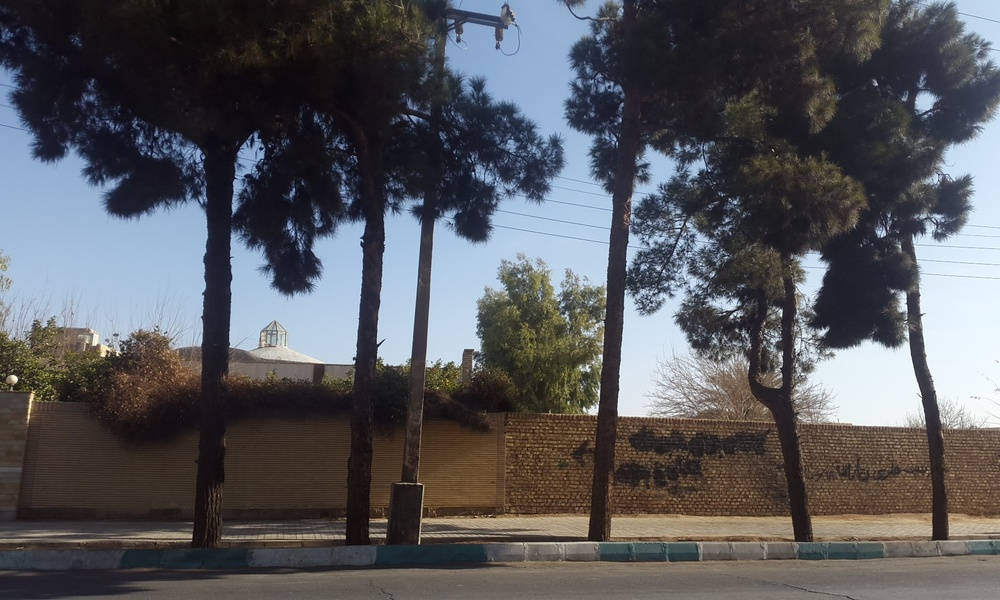
#> input picture RCNN_test/train/1_1 (23).jpg, 1000 x 600 px, shrunk from 1920 x 1152 before the run, found by its file name
$ jupyter execute append_2.ipynb   (shell and % lines are left out)
#> lines starting #> are read from the running program, lines starting #| are printed output that depends on the picture
<a href="https://colab.research.google.com/github/BLOSSOM1994/Tree_maskRcnn/blob/master/tesith/append_2.ipynb" target="_parent"></a>

[cell 1]
from skimage.color import rgb2gray
import numpy as np
import cv2
import matplotlib.pyplot as plt
from scipy import ndimage

[cell 2]
image = plt.imread('/content/1_1 (23).jpg')
#> image is the input picture: shape (600, 1000, 3); mean R, G, B 87.3, 88, 92.4
plt.imshow(image)

[cell 3]
# converting to grayscale
gray = rgb2gray(image)
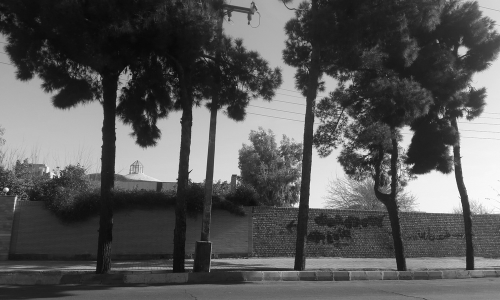
#> gray: shape (600, 1000) float64 (shown at 1/2 size); min 0.0141, max 1, mean 0.346

# defining the sobel filters
sobel_horizontal = np.array([np.array([1, 2, 1]), np.array([0, 0, 0]), np.array([-1, -2, -1])])
print(sobel_horizontal, 'is a kernel for detecting horizontal edges')

sobel_vertical = np.array([np.array([-1, 0, 1]), np.array([-2, 0, 2]), np.array([-1, 0, 1])])
print(sobel_vertical, 'is a kernel for detecting vertical edges')

[cell 4]
out_h = ndimage.convolve(gray, sobel_horizontal, mode='reflect')
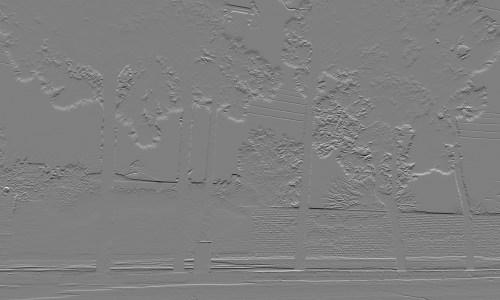
#> out_h: shape (600, 1000) float64 (shown at 1/2 size); min -3.06, max 3.05, mean 0.00184; drawn with min black and max white
out_v = ndimage.convolve(gray, sobel_vertical, mode='reflect')
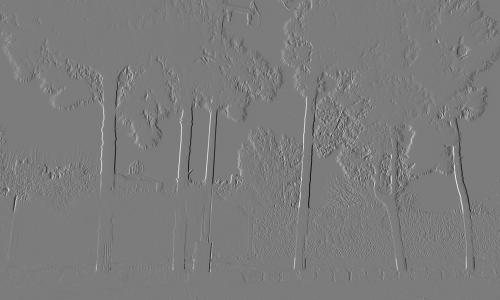
#> out_v: shape (600, 1000) float64 (shown at 1/2 size); min -3.21, max 3.39, mean -0.00269; drawn with min black and max white
# here mode determines how the input array is extended when the filter overlaps a border.

[cell 5]
plt.imshow(out_h, cmap='gray')

[cell 6]
plt.imshow(out_v, cmap='gray')

[cell 7]
kernel_laplace = np.array([np.array([-1, -1, -1]), np.array([-1, 8, -1]), np.array([-1, -1, -1])])
print(kernel_laplace, 'is a laplacian kernel')

[cell 8]
out_l = ndimage.convolve(gray, kernel_laplace, mode='reflect')
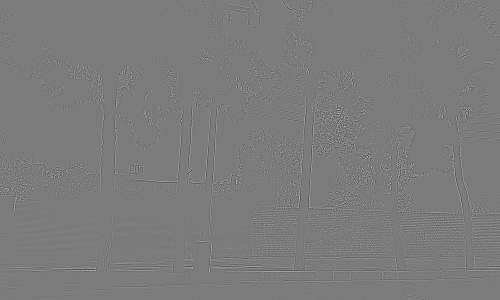
#> out_l: shape (600, 1000) float64 (shown at 1/2 size); min -3.57, max 3.77, mean 1.65e-18; drawn with min black and max white
plt.imshow(out_l, cmap='gray')

[cell 9]
kernel_laplace = np.array([np.array([-1, -1, -1,-1,-1]),np.array([-1, -1, -1,-1,-1]),np.array([-1, -1, 24,-1,-1]), np.array([-1, -1, -1,-1,-1]), np.array([-1, -1, -1,-1,-1])])
print(kernel_laplace, 'is a laplacian kernel')

[cell 10]
out_l = ndimage.convolve(gray, kernel_laplace, mode='reflect')
plt.imshow(out_l, cmap='gray')

**روش 2:**

[cell 11]
import numpy as np
import cv2
from matplotlib import pyplot as plt

[cell 12]
def sobelfilter(img):
    container = np.copy(img)
    size = container.shape
    for i in range(1, size[0] - 1):
        for j in range(1, size[1] - 1):
            gx = (img[i - 1][j - 1] + 2*img[i][j - 1] + img[i + 1][j - 1]) + (-img[i - 1][j + 1] - 2*img[i][j + 1] - img[i + 1][j + 1])
            gy = (img[i - 1][j - 1] + 2*img[i - 1][j] + img[i - 1][j + 1]) + (-img[i + 1][j - 1] - 2*img[i + 1][j] - img[i + 1][j + 1])
            container[i][j] = min(255, np.sqrt(gx**2 + gy**2))
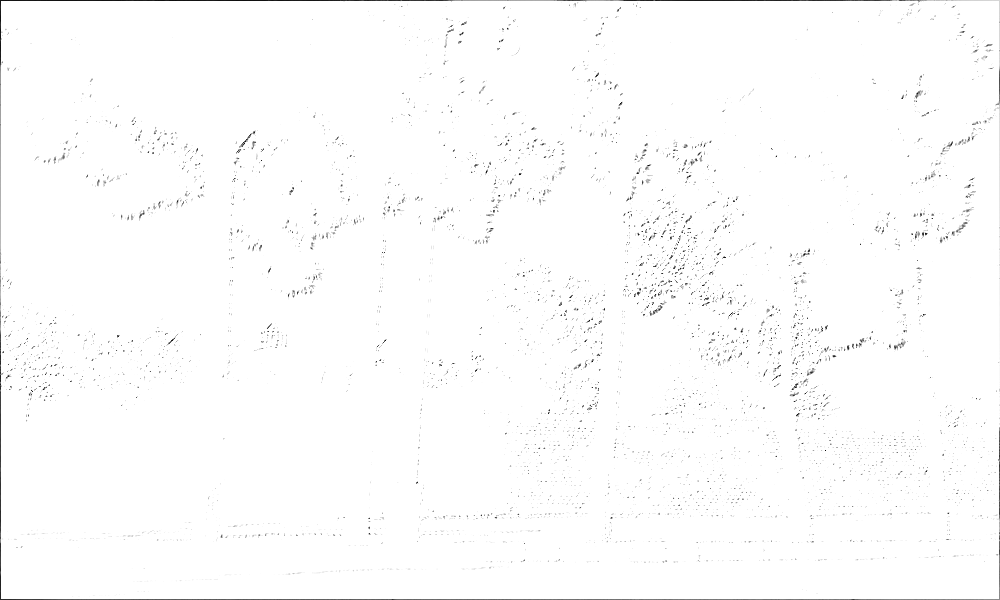
#> container: shape (600, 1000); min 5, max 255, mean 252.7
    print(container)
#> (printed output is left out)
    return container
    pass

[cell 13]
img = cv2.imread("/content/1_1 (23).jpg")
plt.imshow(img)

[cell 14]
img = cv2.cvtColor(img, cv2.COLOR_BGR2GRAY)
plt.imshow(img)

[cell 15]
img = sobelfilter(img)
img = cv2.cvtColor(img, cv2.COLOR_GRAY2RGB)
#> img: shape (600, 1000, 3)
plt.imshow(img)
plt.show()

$ run again, with RCNN_test/train/1_1 (1).JPG copied over RCNN_test/train/1_1 (23).jpg
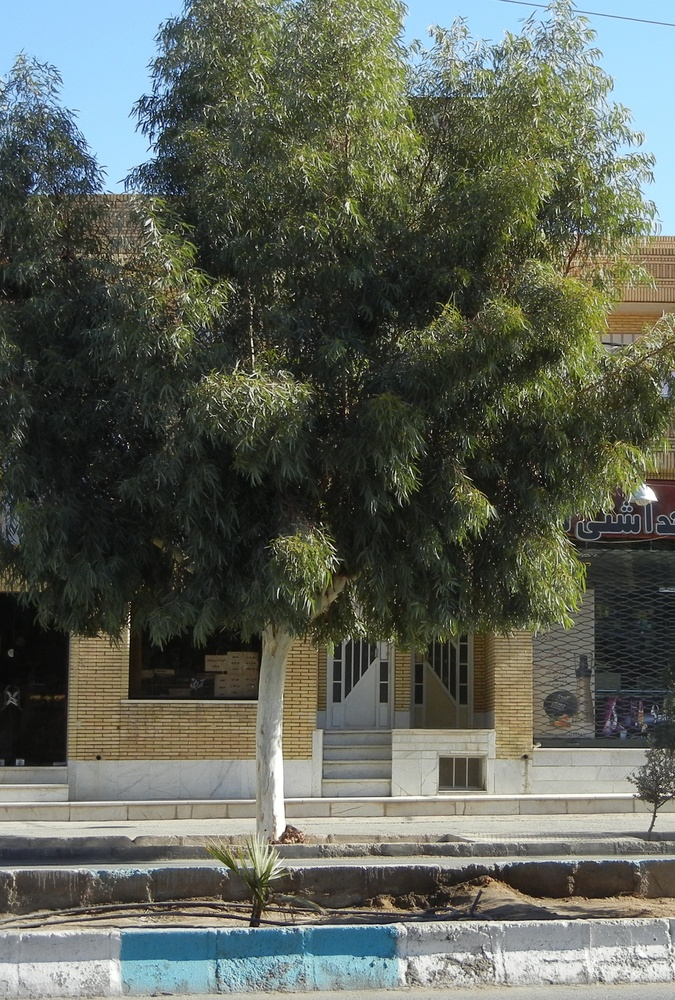
#> input picture RCNN_test/train/1_1 (1).JPG, 675 x 1000 px, shrunk from 1761 x 2607 before the run, found by its file name
#> image is the input picture: shape (1000, 675, 3); mean R, G, B 93.1, 98.3, 88
#> `out_l = ndimage.convolve(gray, kernel_laplace, mode='reflect')`:
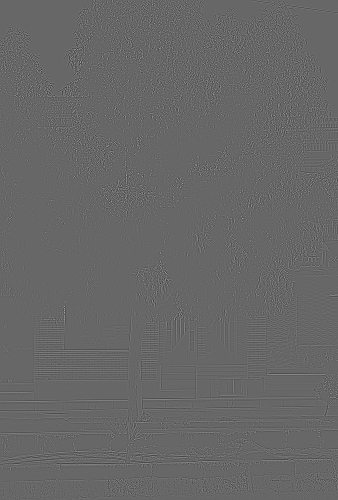
#> out_l: shape (1000, 675) float64 (shown at 1/2 size); min -4, max 5.86, mean -8.61e-19; drawn with min black and max white
#> after the loop in sobelfilter, `for i in range(1, size[0] - 1):`:
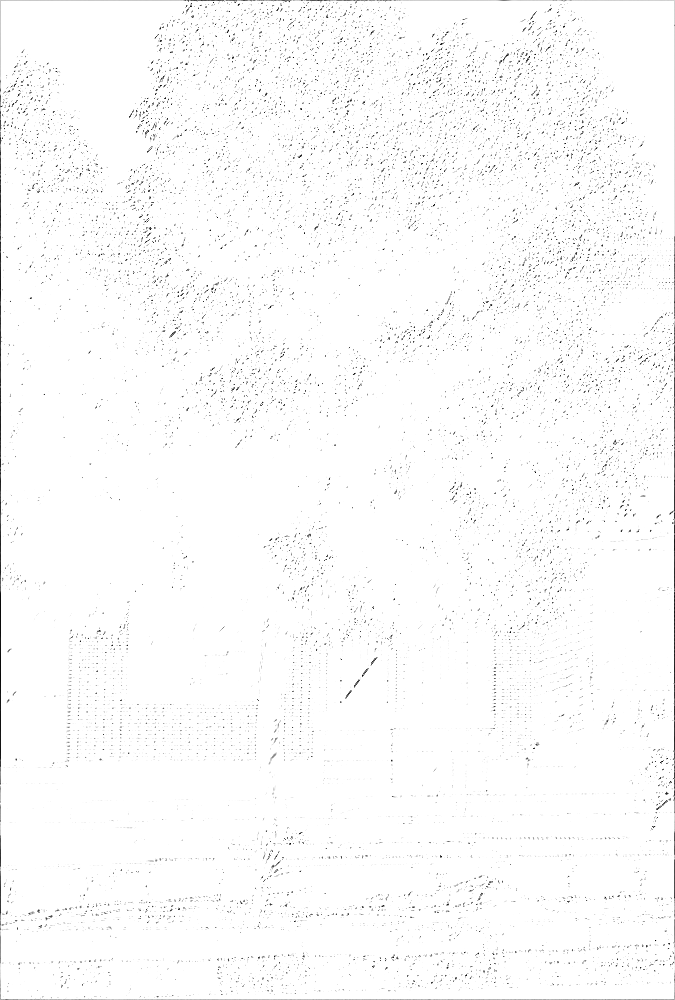
#> container: shape (1000, 675); min 2, max 255, mean 251.3
#> (printed output is left out)

$ run again, with RCNN_test/train/1_1 (10).jpg copied over RCNN_test/train/1_1 (23).jpg
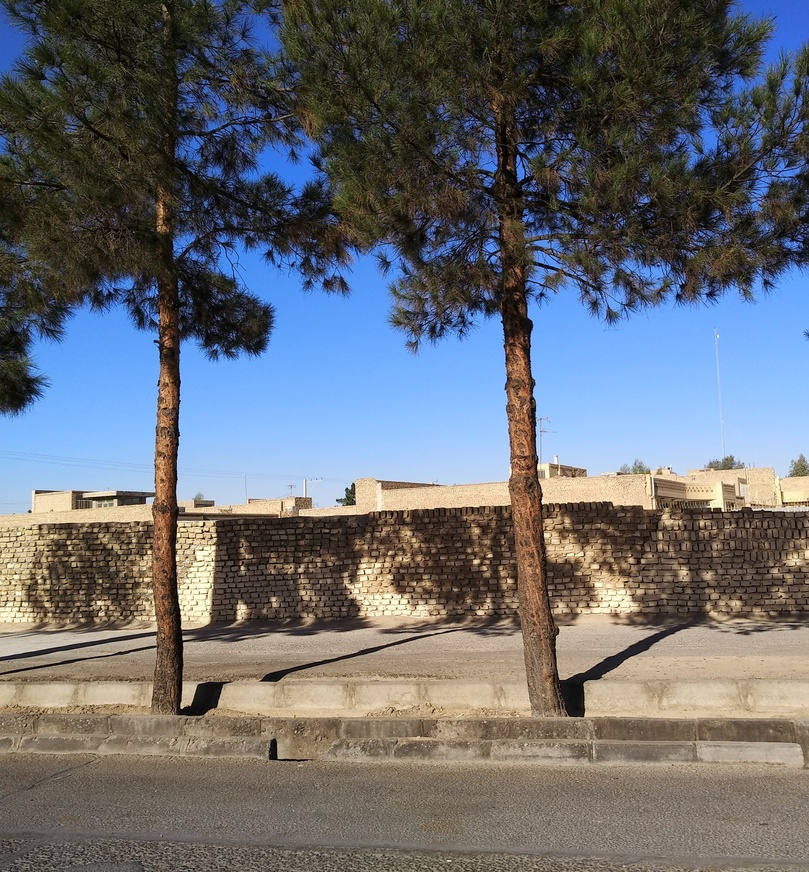
#> input picture RCNN_test/train/1_1 (10).jpg, 809 x 872 px, shrunk from 2768 x 2984 before the run, found by its file name
#> image is the input picture: shape (872, 809, 3); mean R, G, B 104.1, 107.4, 113.2
#> `out_l = ndimage.convolve(gray, kernel_laplace, mode='reflect')`:
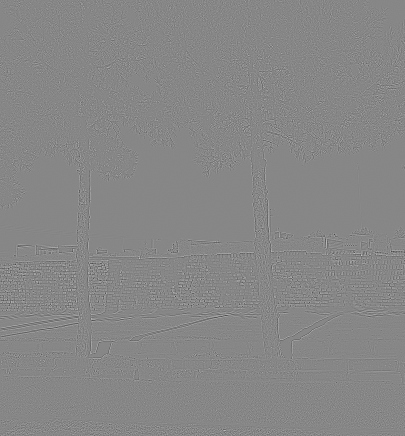
#> out_l: shape (872, 809) float64 (shown at 1/2 size); min -4.36, max 3.88, mean 3.73e-19; drawn with min black and max white
#> after the loop in sobelfilter, `for i in range(1, size[0] - 1):`:
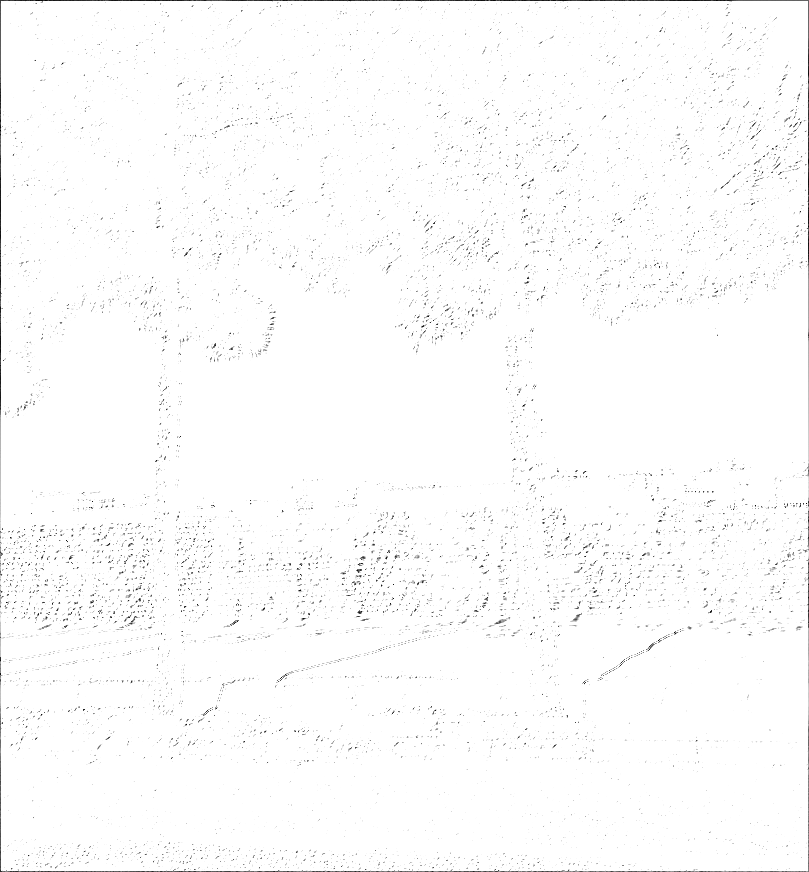
#> container: shape (872, 809); min 1, max 255, mean 252.1
#> (printed output is left out)
